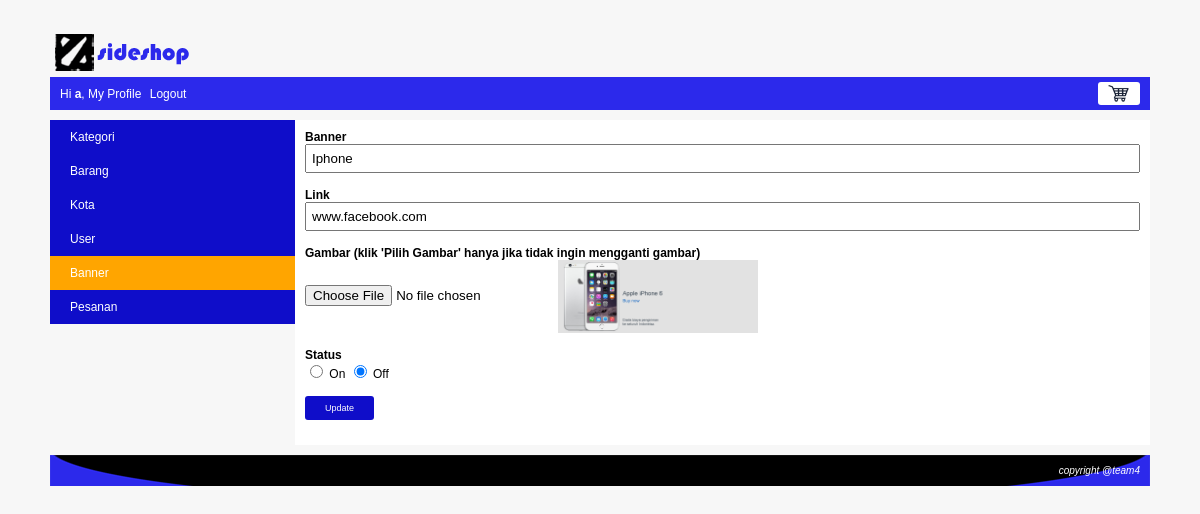
Screenshot of /index.php?page=profile&module=banner&action=form&banner_id=1 (signed in) with the database file from the repository.
### tables this page shows
CREATE TABLE `banner` (
  `banner_id` int(10) NOT NULL,
  `banner` varchar(100) NOT NULL,
  `gambar` varchar(150) NOT NULL,
  `link` varchar(500) NOT NULL,
  `status` enum('on','off') NOT NULL
);

### module/banner/form.php (the view)
<?php
    $banner_id = isset($_GET['banner_id']) ? $_GET['banner_id'] : "";
    $banner = "";
    $link = "";
    $gambar = "";
	$keterangan_gambar = "";
    $status = "";
    $button = "Add";
    if($banner_id != "")
    {
        $button = "Update";
        $queryBanner = mysqli_query($koneksi, "SELECT * FROM banner WHERE banner_id='$banner_id'");
        $row=mysqli_fetch_array($queryBanner);
		$banner = $row["banner"];
		$link = $row["link"];
		$gambar = "<img src='". BASE_URL."images/slide/$row[gambar]' style='width: 200px;vertical-align: middle;' />";
		$keterangan_gambar = "(klik 'Pilih Gambar' hanya jika tidak ingin mengganti gambar)";
		$status = $row["status"];
    }
?>
<form action="<?php echo BASE_URL."module/banner/action.php?banner_id=$banner_id"?>" method="post" enctype="multipart/form-data">
	<div class="element-form">
		<label>Banner</label>
		<span><input type="text" name="banner" value="<?php echo $banner; ?>" /></span>
	</div>
	<div class="element-form">
		<label>Link</label>
		<span><input type="text" name="link" value="<?php echo $link; ?>" /></span>
	</div>
	<div class="element-form">
		<label>Gambar <?php echo $keterangan_gambar; ?></label>
		<span><input type="file" name="file" /><?php echo $gambar; ?></span>
	</div>
	<div class="element-form">
		<label>Status</label>
		<span>
			<input type="radio" value="on" name="status" <?php if($status == "on"){ echo "checked"; } ?> /> On
			<input type="radio" value="off" name="status" <?php if($status == "off"){ echo "checked"; } ?> /> Off
		</span>
	</div>
	<div class="element-form">
		<span><input type="submit" name="button" value="<?php echo $button; ?>" class="submit-my-profile" /></span>
	</div>
</form>

### css/style.css (style rules this page uses)
body { font-family:arial; font-size:12px; color:black; background:#F7F7F7; margin:0px; }
.element-form { margin-bottom: 15px; }
.element-form label { display: block; font-weight: bold; }
.element-form span { display: block; }
.element-form span input[type="text"], .element-form span input[type="password"], .element-form span textarea, .element-form span select { width: 100%; padding: 5px; box-sizing: border-box; }
.element-form span input[type="submit"] { background: #0f0dc9; border: none; color: white; padding: 7px 20px; border-radius: 3px; font-size: 9px; cursor: pointer; }

### rows the page displays
banner: banner "Iphone", link "www.facebook.com", gambar (picture), status "☑"

### other values shown
$nama "a"
$keterangan_gambar "(klik 'Pilih Gambar' hanya jika tidak ingin mengganti gambar)"
